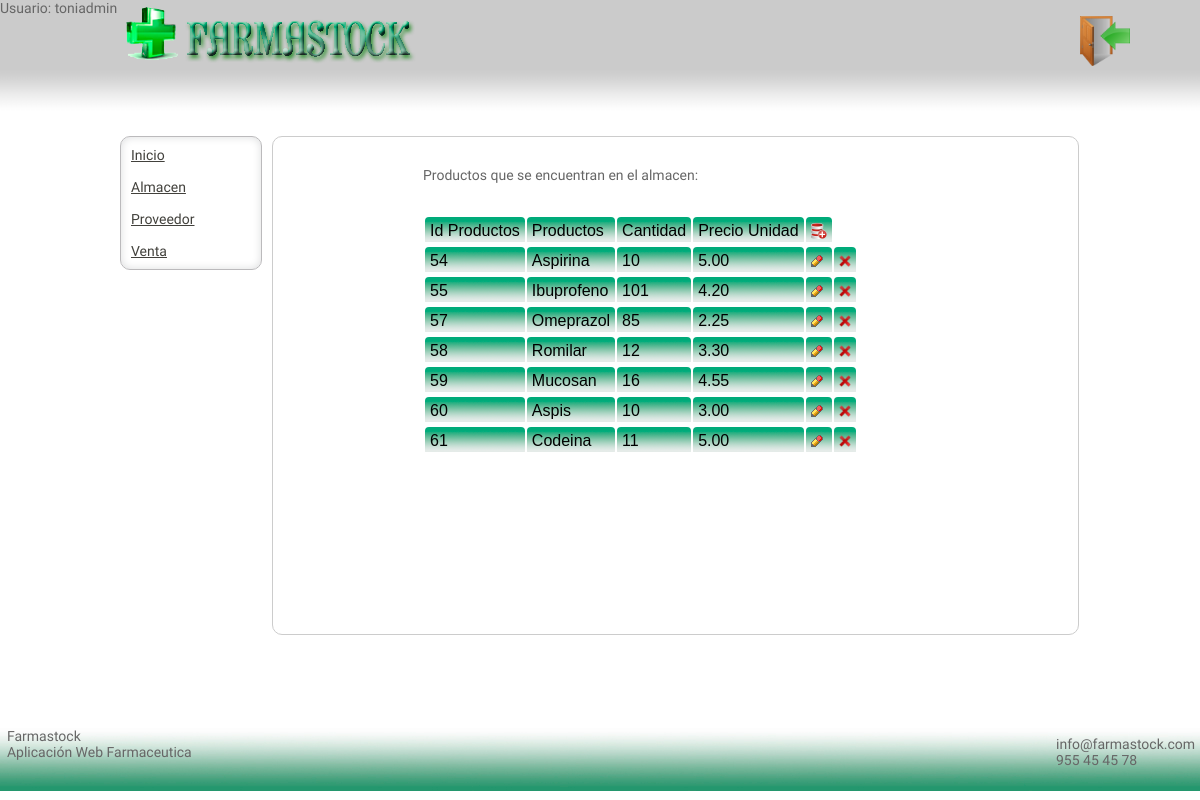
/almacen.php (signed in), run on the app's committed database.
### tables this page shows
CREATE TABLE IF NOT EXISTS `producto` (
  `id_producto` int(11) NOT NULL AUTO_INCREMENT,
  `nombre` varchar(50) NOT NULL,
  `stock` int(11) NOT NULL,
  `precio_unid` decimal(5,2) NOT NULL,
  UNIQUE KEY `id_producto` (`id_producto`)
);

### almacen.php (the view, shortened to what this page needs)
<?php include("includes/sesiones.php"); ?>
<!DOCTYPE html PUBLIC "-//W3C//DTD XHTML 1.0 Transitional//ES" "http://www.w3.org/TR/xhtml1/DTD/xhtml1-transitional.dtd">
<html xmlns="http://www.w3.org/1999/xhtml">
<head>
<link href="css/principal.css" rel="stylesheet" type="text/css" />
</head>
<body>
<div class="container">
  <div class="header">
  <?php include("includes/cabecera.php"); ?>
     </div>
       <div class="logo_logout">
           <?php include("includes/logo_logout.php"); ?>
       </div>
  <div class="menuizqu">
      <?php include("includes/menuizquierda.php"); ?>
  </div>
  <div class="content">
 <div class="tabla_productos">
   <p>Productos que se encuentran en el almacen:</p>
   <p>&nbsp;</p>
   <p>&nbsp;</p>
<?php
$query = 'SELECT * FROM producto';
$result = mysql_query($query) or die('Consulta fallida: ' . mysql_error());
echo "<table border=0 class=\"tabla\" >\n";
echo "<tr><td>Id Productos</td><td> Productos</td><td>Cantidad</td><td>Precio Unidad</td><td> <a href=\"anadir_producto.php\"> <img src=\"images/icono_anadir_contacto.png\" width=16 height=16 alt=\"modificar\" title=\"Agregar\" /> </a> </td></tr>";
while ($line = mysql_fetch_array($result, MYSQL_ASSOC)) {
    echo "\t<tr>\n";
	$id= $line["id_producto"];
    foreach ($line as $col_value) {
	    echo "\t\t<td>$col_value</td> \n";
    }
    echo "<td> <a href=\"modificar_producto.php?id_producto=$id\"> <img src=\"images/icono_modificar.gif\" width=12 height=12 alt=\"modificar\" title=\"Modificar\" /> </a> </td>";
	echo "<td> <a href=\"borrar_producto.php?id_producto=$id\"  onclick=\"return confirmar()\"> <img src=\"images/ico-borrar.gif\" width=12 height=12 alt=\"borrar\" title=\"Borrar\" /> </a></td>";
	echo "\t</tr>\n";
}
echo "</table>\n";
?>
</div>
<p>&nbsp;</p>
<p>&nbsp;</p>
  <p>&nbsp;</p>
  </div>
  <div class="footer">
    <?php include("includes/pie.php");?>
    </div>
  </div>
</body>
</html>

### includes/sesiones.php (shortened to what this page needs)
<?php
echo  $_SESSION['login_usuario'];
?>

### includes/cabecera.php
<div class="logo_farmastock"><img src="images/logo.png" width="303" height="65" alt="farmastock_logo"></div>

### includes/logo_logout.php
<div class="logo_logout"><a href="index.php?destruir=true"><img src="images/logo_logout.png" width="50" height="50" alt="farmastock_logo" title="Salir de Farmastock" name="imagenlogout"></a></div>

### includes/menuizquierda.php
<a href="inicio.php">Inicio</a> <br /> <br />
<a href="almacen.php">Almacen</a> <br /> <br />
<a href="proveedor.php">Proveedor</a> <br /> <br />
<a href="venta.php">Venta</a>

### includes/pie.php
<p>&nbsp Farmastock </p>
<p>&nbsp Aplicaci&oacute;n Web Farmaceutica</p>
<p class="letrapiederecha">info@farmastock.com <br /> 955 45 45 78</p>

### css/principal.css (style rules this page uses)
body { font-family: 'Exo 2', sans-serif; margin: 0; padding: 0; color: #666; background-color: #FFFFFF; background-image: url(../images/fondo.jpg); background-repeat: repeat-x; background-position: left top; font-size: 14px; }
p { margin: 0px; padding: 0px; }
a img { border: none; }
a:link { color: #42413C; text-decoration: underline; }
.container { width: 960px; margin: 0 auto; }
.menuizqu { float: left; background-color:#fff; border:1px solid #bbbabc; width:120px; border-radius:10px; -moz-border-radius:10px; -webkit-border-radius:10px; box-shadow:inset 0 0 8px #dcddde; -moz-box-shadow:inset 0 0 8px #dcddde; -webkit-box-shadow:inset 0 0 8px #dcddde; margin-top: 120px; margin-right: 10px; padding: 10px; }
.content { width: 785px; float: left; background-color:#fff; border:1px solid #CCCCCC; border-radius:10px; -moz-border-radius:10px; -webkit-border-radius:10px; margin-top: 120px; padding-top: 20px; margin-bottom: 10px; padding-right: 10px; padding-bottom: 10px; padding-left: 10px; height: 467px; overflow: auto; }
.footer { position:fixed; top:91%; left:0%; height:10%; width:100%; background-color: #FFFFFF; background-image: url(../images/fondo_pie.jpg); background-repeat: repeat-x; background-position: left top; }
.letrapiederecha { position:fixed; top:92%; left:88%; height:10%; width:100% }
.logo_logout { position:absolute; top:2%; left:90%; }
.tabla_productos { margin: 10px 0px 0px 140px; }
.tabla td { padding: 5px; font-size: 16px; border-radius: 4px; background-image: url(../images/fondo_tr.png); background-repeat: repeat-x; color: #000000; border-right-color: #999999; font-family: "“Trebuchet MS”", Arial; }
.logo_farmastock { position: absolute; top: 0%; }

### data on the page
producto: id_producto "54", nombre "Aspirina", stock "10", precio_unid "5.00"
producto: id_producto "55", nombre "Ibuprofeno", stock "101", precio_unid "4.20"
producto: id_producto "57", nombre "Omeprazol", stock "85", precio_unid "2.25"
producto: id_producto "58", nombre "Romilar", stock "12", precio_unid "3.30"
producto: id_producto "59", nombre "Mucosan", stock "16", precio_unid "4.55"
producto: id_producto "60", nombre "Aspis", stock "10", precio_unid "3.00"
producto: id_producto "61", nombre "Codeina", stock "11", precio_unid "5.00"

### other printed values
$_SESSION['login_usuario'] "toniadmin"
